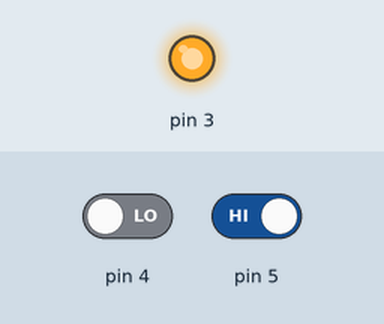
A sketch run on a simulated Arduino Uno, built with avr-gcc and run on an emulated ATmega328P. Shown: output pins drawn as LEDs (lit = HIGH). The inputs (shaded band) are chosen by the test bench; at power-on: pin 4 LOW, pin 5 HIGH.

Above: at 1.2 s.
1.3 s: pin 4 driven HIGH
At 2.1 s:
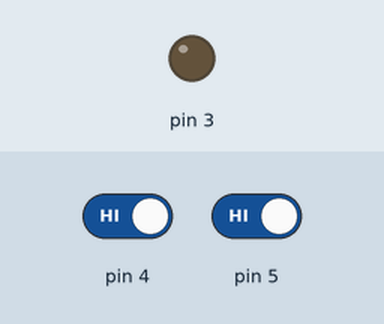
2.8 s: pin 4 driven LOW
At 3.2 s:
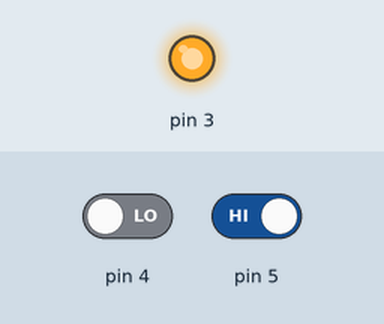
4.3 s: pin 5 driven LOW
At 5.5 s:
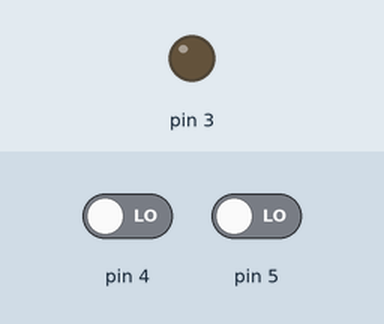
Timing chart, 0 to 7.3 s (numbered marks = the images above; inputs shaded):
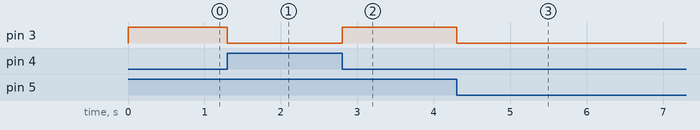

Measured:
- after the input at 1.3 s, pin 3: HIGH → LOW at once
- after the input at 2.8 s, pin 3: LOW → HIGH at once
- after the input at 4.3 s, pin 3: HIGH → LOW at once

The sketch:

Botoes_Alternados_+_Led.ino
```cpp
int estadoBotao1 = 0;
int estadoBotao2 = 0;

void setup() {
  pinMode(3,OUTPUT);
  pinMode(5,INPUT);
  pinMode(4,INPUT);

}

void loop() {
  estadoBotao1 = digitalRead(4);
  estadoBotao2 = digitalRead(5);
  if(estadoBotao1 == HIGH && estadoBotao2 == LOW){
    digitalWrite(3,HIGH);
  }else if(estadoBotao1 == LOW && estadoBotao2 == HIGH){
    digitalWrite(3,HIGH);
  }else{
    digitalWrite(3,LOW);
  }
}
```
